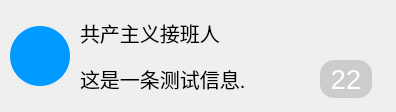
<?xml version="1.0" encoding="UTF-8"?>
<ui version="4.0">
 <class>MsgInfo</class>
 <widget class="QWidget" name="MsgInfo">
  <property name="geometry">
   <rect>
    <x>0</x>
    <y>0</y>
    <width>396</width>
    <height>112</height>
   </rect>
  </property>
  <property name="sizePolicy">
   <sizepolicy hsizetype="Preferred" vsizetype="Preferred">
    <horstretch>0</horstretch>
    <verstretch>0</verstretch>
   </sizepolicy>
  </property>
  <property name="windowTitle">
   <string>Form</string>
  </property>
  <layout class="QHBoxLayout" name="horizontalLayout">
   <property name="spacing">
    <number>10</number>
   </property>
   <property name="leftMargin">
    <number>10</number>
   </property>
   <property name="topMargin">
    <number>10</number>
   </property>
   <property name="rightMargin">
    <number>10</number>
   </property>
   <property name="bottomMargin">
    <number>10</number>
   </property>
   <item>
    <widget class="QLabel" name="avatar">
     <property name="sizePolicy">
      <sizepolicy hsizetype="Fixed" vsizetype="Fixed">
       <horstretch>0</horstretch>
       <verstretch>0</verstretch>
      </sizepolicy>
     </property>
     <property name="minimumSize">
      <size>
       <width>60</width>
       <height>60</height>
      </size>
     </property>
     <property name="styleSheet">
      <string notr="true">QLabel {
  border: none;
  background-color: #0099FF;
  border-radius: 30px;
}</string>
     </property>
     <property name="text">
      <string/>
     </property>
    </widget>
   </item>
   <item>
    <widget class="QWidget" name="widget" native="true">
     <property name="styleSheet">
      <string notr="true">QLabel {
  border: none;
}</string>
     </property>
     <layout class="QVBoxLayout" name="verticalLayout">
      <property name="spacing">
       <number>0</number>
      </property>
      <property name="leftMargin">
       <number>0</number>
      </property>
      <property name="topMargin">
       <number>0</number>
      </property>
      <property name="rightMargin">
       <number>0</number>
      </property>
      <property name="bottomMargin">
       <number>0</number>
      </property>
      <item>
       <widget class="QFrame" name="frame">
        <property name="sizePolicy">
         <sizepolicy hsizetype="Preferred" vsizetype="Expanding">
          <horstretch>0</horstretch>
          <verstretch>1</verstretch>
         </sizepolicy>
        </property>
        <property name="styleSheet">
         <string notr="true">QFrame {border:none;}</string>
        </property>
        <property name="frameShape">
         <enum>QFrame::StyledPanel</enum>
        </property>
        <property name="frameShadow">
         <enum>QFrame::Raised</enum>
        </property>
        <layout class="QHBoxLayout" name="horizontalLayout_2">
         <property name="spacing">
          <number>0</number>
         </property>
         <property name="leftMargin">
          <number>0</number>
         </property>
         <property name="topMargin">
          <number>0</number>
         </property>
         <property name="rightMargin">
          <number>0</number>
         </property>
         <property name="bottomMargin">
          <number>0</number>
         </property>
         <item>
          <widget class="QLabel" name="name">
           <property name="sizePolicy">
            <sizepolicy hsizetype="Expanding" vsizetype="Preferred">
             <horstretch>1</horstretch>
             <verstretch>0</verstretch>
            </sizepolicy>
           </property>
           <property name="styleSheet">
            <string notr="true">QLabel {
  border: none;
  font-size: 20px;
  font-family: 'Microsoft Yahei';
}</string>
           </property>
           <property name="text">
            <string>共产主义接班人</string>
           </property>
          </widget>
         </item>
         <item>
          <spacer name="horizontalSpacer">
           <property name="orientation">
            <enum>Qt::Horizontal</enum>
           </property>
           <property name="sizeHint" stdset="0">
            <size>
             <width>40</width>
             <height>20</height>
            </size>
           </property>
          </spacer>
         </item>
         <item>
          <widget class="QLabel" name="time">
           <property name="sizePolicy">
            <sizepolicy hsizetype="Fixed" vsizetype="Expanding">
             <horstretch>1</horstretch>
             <verstretch>0</verstretch>
            </sizepolicy>
           </property>
           <property name="minimumSize">
            <size>
             <width>40</width>
             <height>0</height>
            </size>
           </property>
           <property name="text">
            <string/>
           </property>
          </widget>
         </item>
        </layout>
       </widget>
      </item>
      <item>
       <widget class="QFrame" name="frame_2">
        <property name="sizePolicy">
         <sizepolicy hsizetype="Preferred" vsizetype="Expanding">
          <horstretch>0</horstretch>
          <verstretch>1</verstretch>
         </sizepolicy>
        </property>
        <property name="styleSheet">
         <string notr="true">QFrame {border:none;}</string>
        </property>
        <property name="frameShape">
         <enum>QFrame::StyledPanel</enum>
        </property>
        <property name="frameShadow">
         <enum>QFrame::Raised</enum>
        </property>
        <layout class="QHBoxLayout" name="horizontalLayout_3">
         <property name="spacing">
          <number>0</number>
         </property>
         <property name="leftMargin">
          <number>0</number>
         </property>
         <property name="topMargin">
          <number>0</number>
         </property>
         <property name="rightMargin">
          <number>0</number>
         </property>
         <property name="bottomMargin">
          <number>0</number>
         </property>
         <item>
          <widget class="QLabel" name="message">
           <property name="sizePolicy">
            <sizepolicy hsizetype="Expanding" vsizetype="Preferred">
             <horstretch>0</horstretch>
             <verstretch>0</verstretch>
            </sizepolicy>
           </property>
           <property name="styleSheet">
            <string notr="true">QLabel {
  border: none;
  font-size: 20px;
  font-family: 'Microsoft Yahei';
}
QFrame {border:none;}</string>
           </property>
           <property name="text">
            <string>这是一条测试信息.</string>
           </property>
          </widget>
         </item>
         <item>
          <widget class="QLabel" name="msg_size">
           <property name="sizePolicy">
            <sizepolicy hsizetype="Fixed" vsizetype="Preferred">
             <horstretch>0</horstretch>
             <verstretch>0</verstretch>
            </sizepolicy>
           </property>
           <property name="minimumSize">
            <size>
             <width>60</width>
             <height>0</height>
            </size>
           </property>
           <property name="styleSheet">
            <string notr="true">QLabel {
  border: none;
  background-color: #CCCCCC;
  font-size: 27px;
  color: white;
  font-family: 'Microsoft Yahei';
  border-radius: 14px;
  margin: 4px;
}</string>
           </property>
           <property name="text">
            <string>22</string>
           </property>
           <property name="alignment">
            <set>Qt::AlignCenter</set>
           </property>
          </widget>
         </item>
         <item>
          <spacer name="horizontalSpacer_2">
           <property name="orientation">
            <enum>Qt::Horizontal</enum>
           </property>
           <property name="sizeType">
            <enum>QSizePolicy::Fixed</enum>
           </property>
           <property name="sizeHint" stdset="0">
            <size>
             <width>10</width>
             <height>20</height>
            </size>
           </property>
          </spacer>
         </item>
        </layout>
       </widget>
      </item>
     </layout>
    </widget>
   </item>
  </layout>
 </widget>
 <resources/>
 <connections/>
</ui>
